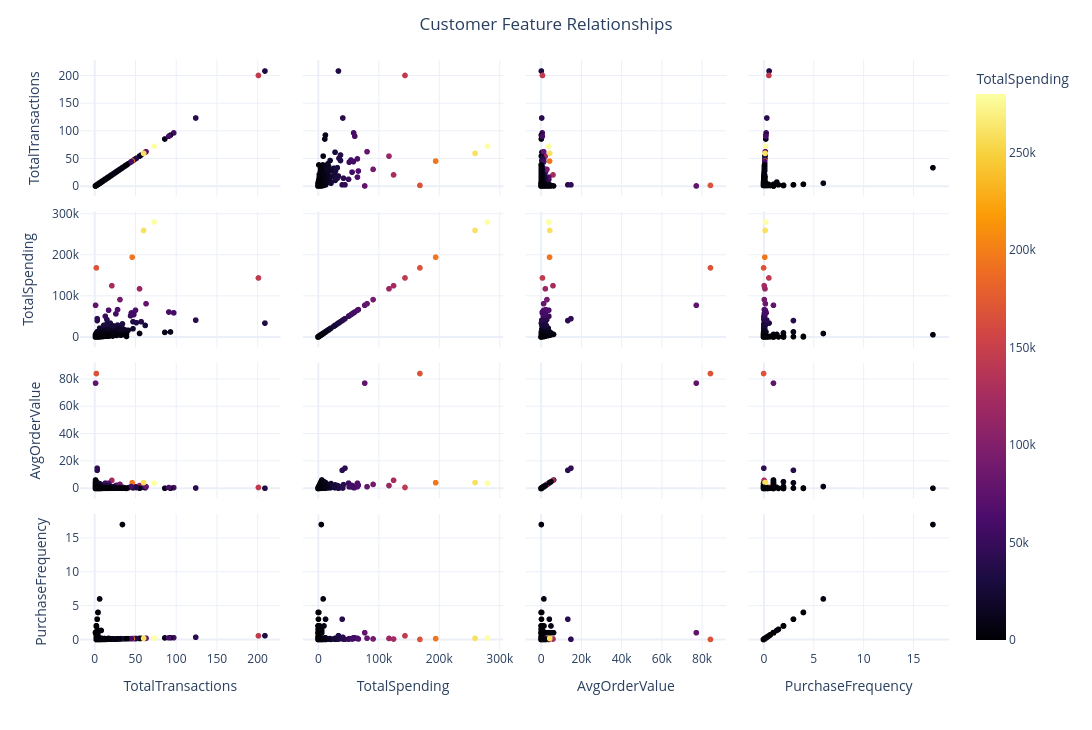

Source (notebook cell):
### Markdown cell above
# Scatter Matrix

### Code cell
fig = px.scatter_matrix(
    customer_df,
    dimensions=[
        "TotalTransactions",
        "TotalSpending",
        "AvgOrderValue",
        "PurchaseFrequency"
    ],
    color="TotalSpending",
    color_continuous_scale="Inferno"
)

fig.update_layout(
    title="Customer Feature Relationships",
    template="plotly_white",
    title_x=0.5,
    height=730,
    width=1100
)

fig.show()

### Figure 1 — Plotly figure (JSON) as saved in the notebook; plotly's stock layout.template omitted (floating-point values rounded to 4 significant figures; data arrays with more than 128 entries replaced by an {"elided": "..."} marker saying what was removed)
{"data": [{"dimensions": [{"axis": {"matches": true}, "label": "TotalTransactions", "values": {"elided": "4338 int values"}}, {"axis": {"matches": true}, "label": "TotalSpending", "values": {"elided": "4338 float values"}}, {"axis": {"matches": true}, "label": "AvgOrderValue", "values": {"elided": "4338 float values"}}, {"axis": {"matches": true}, "label": "PurchaseFrequency", "values": {"elided": "4338 float values"}}], "hovertemplate": "%{xaxis.title.text}=%{x}<br>%{yaxis.title.text}=%{y}<br>TotalSpending=%{marker.color}<extra></extra>", "legendgroup": "", "marker": {"color": {"elided": "4338 float values"}, "coloraxis": "coloraxis", "symbol": "circle"}, "name": "", "showlegend": false, "type": "splom"}], "layout": {"coloraxis": {"colorbar": {"title": {"text": "TotalSpending"}}, "colorscale": [[0, "#000004"], [0.1111, "#1b0c41"], [0.2222, "#4a0c6b"], [0.3333, "#781c6d"], [0.4444, "#a52c60"], [0.5556, "#cf4446"], [0.6667, "#ed6925"], [0.7778, "#fb9b06"], [0.8889, "#f7d13d"], [1, "#fcffa4"]]}, "dragmode": "select", "height": 730, "legend": {"tracegroupgap": 0}, "margin": {"t": 60}, "title": {"text": "Customer Feature Relationships", "x": 0.5}, "width": 1100, "xaxis": {"autorange": true, "range": [-18.09, 228.1], "type": "linear"}, "xaxis2": {"autorange": true, "range": [-25710.0, 305900.0], "type": "linear"}, "xaxis3": {"autorange": true, "range": [-7727.0, 91970.0], "type": "linear"}, "xaxis4": {"autorange": true, "range": [-1.554, 18.56], "type": "linear"}, "yaxis": {"autorange": true, "range": [-18.09, 228.1], "type": "linear"}, "yaxis2": {"autorange": true, "range": [-25710.0, 305900.0], "type": "linear"}, "yaxis3": {"autorange": true, "range": [-7727.0, 91970.0], "type": "linear"}, "yaxis4": {"autorange": true, "range": [-1.554, 18.56], "type": "linear"}}}
